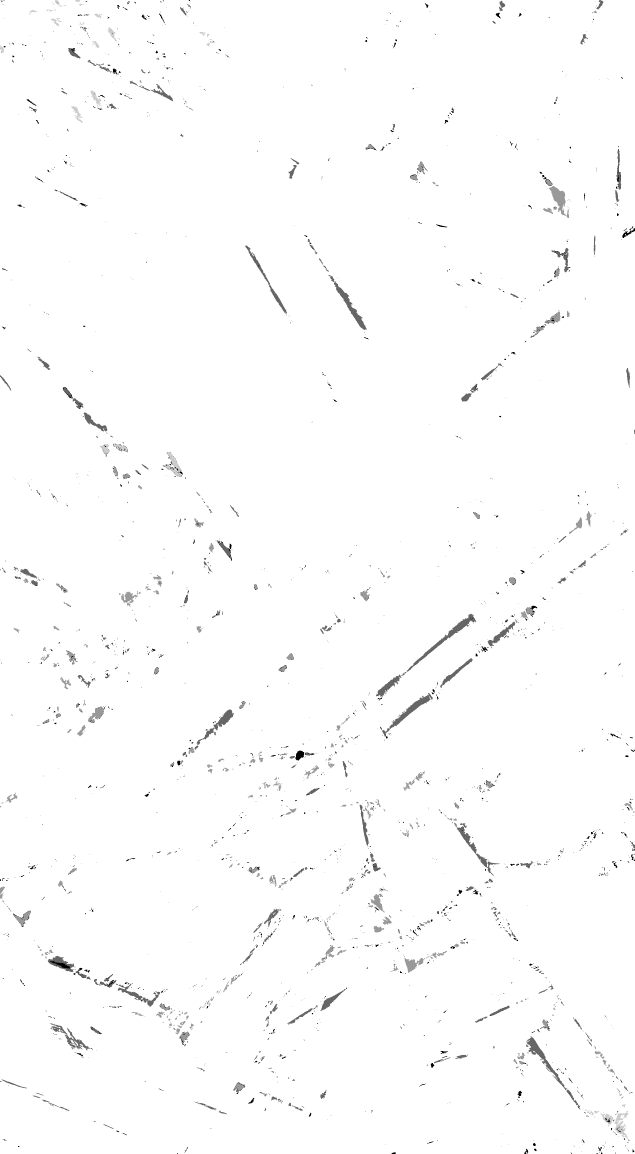
#> input picture Codes/0. DeepLab code sample/labeled_data/labels/A1x10c-1905x3460x230_8b0002.tif, 1905 x 3460 px (shown at 1/3 size); its folder holds only this picture in this run
$ python correct_label.py
#> lines starting #> are read from the running program, lines starting #| are printed output that depends on the picture
import os

import numpy as np
from PIL import Image
from scipy import ndimage

colors = {
    1: [0, 1, 0],
    2: [1, 0, 1],
    3: [0.929, 0.624, 0.125],
    4: [1, 0, 0],
    5: [0, 0.4471, 0.7412],
}
colors[0] = [0, 0, 0]
for k in colors.keys():
    row = np.array(colors[k]) * 256
    row = np.minimum(row, 255)
    row = np.maximum(row, 0)
    row = np.array(row, np.uint8)
    colors[k] = row

kernel = [[1] * 3 for _ in range(3)]
resize_factor = 1
path = os.path.join("labeled_data", "labels")
for f in list(os.listdir(path)):
    label = Image.open(os.path.join(path, f))
#> label is the input picture: PIL image 1905x3460 L; min 0, max 5, mean 4.95
    label = label.resize(
        (label.width // resize_factor, label.height // resize_factor))
    y = np.array(label)

    dds = [(di, dj) for di in range(-1, 2) for dj in range(-1, 2)
           if not di == dj == 0]

    label_cnts = [
        ndimage.convolve(np.where(y == l, 1, 0), kernel, mode='reflect')
        for l in range(1, 6)
    ]
#> label_cnts = 5 items
    label_cnts = np.array(label_cnts, dtype="<i1")
    label_cnts = label_cnts.transpose(1, 2, 0)

    y = np.where(y == 0, label_cnts.argmax(axis=-1) + 1, y)
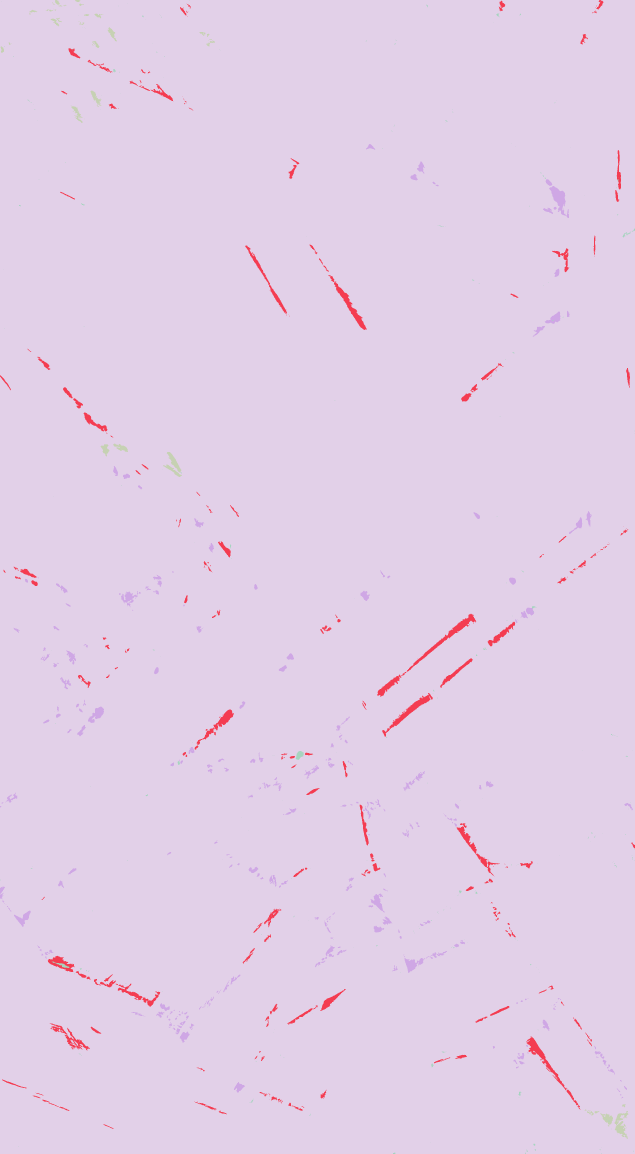
#> y: shape (3460, 1905) int64 (shown at 1/3 size); 5 distinct labels, from 1 to 5; one colour per label, 0 black

    w, h = y.shape
    # y = y.reshape(-1)

    img = np.zeros((w, h, 3), np.uint8)

    for k, v in colors.items():
        img[y == k, :] = v

    # img = img.reshape(w, h, 3)

    im = Image.fromarray(img, mode="RGB")
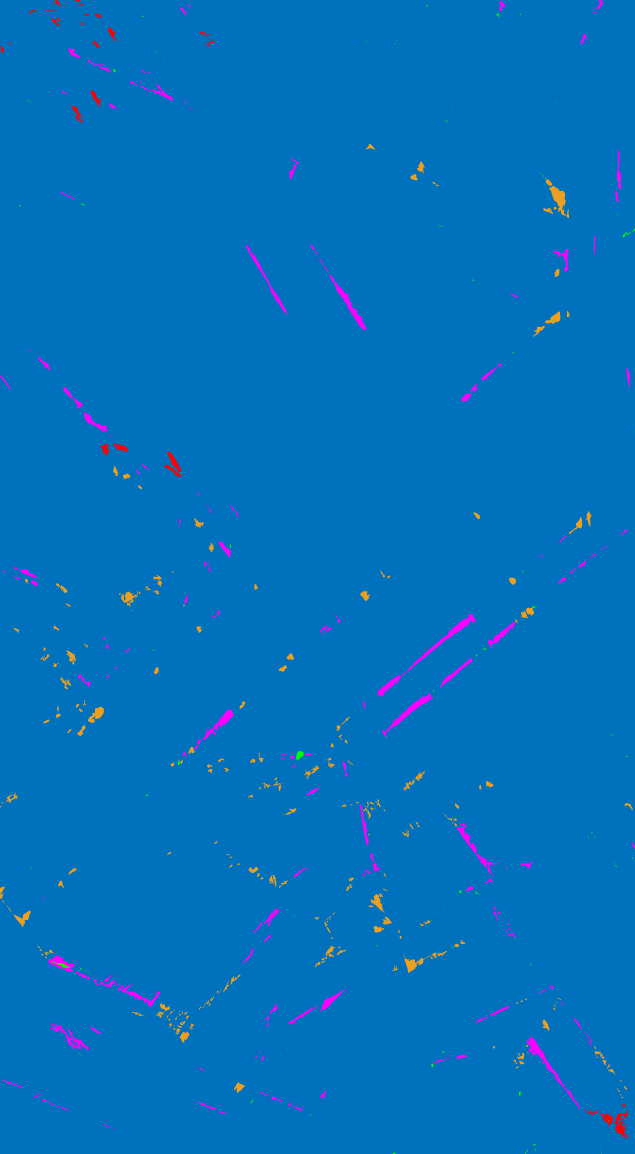
#> im: PIL image 1905x3460 RGB (shown at 1/3 size); mean R, G, B 3.6, 113.2, 188.4
    im.save("out_y_{}.png".format(f))

    os.makedirs(os.path.join("labeled_data", "labels_corrected"),
                exist_ok=True)
    im = Image.fromarray(y, mode="L")
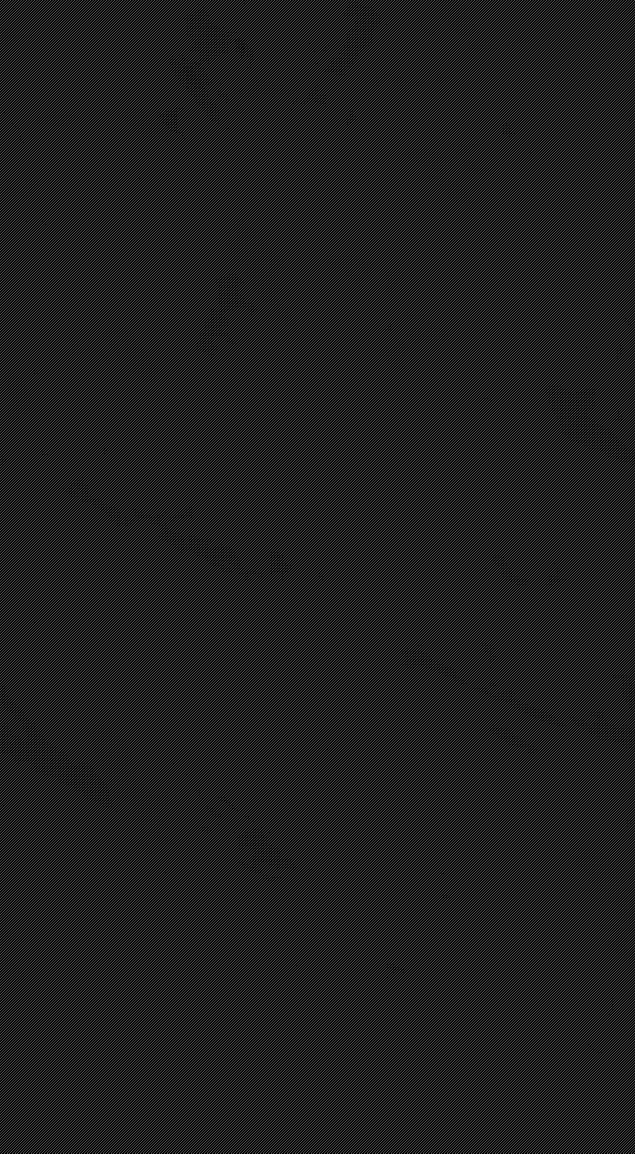
#> im: PIL image 1905x3460 L (shown at 1/3 size); min 0, max 5, mean 0.623; drawn with min black and max white
    im.save(os.path.join("labeled_data", "labels_corrected", f))

$ run again, on Codes/0. DeepLab code sample/labeled_data/labels/A1x5c-1905x3495x220_8b0056.tif
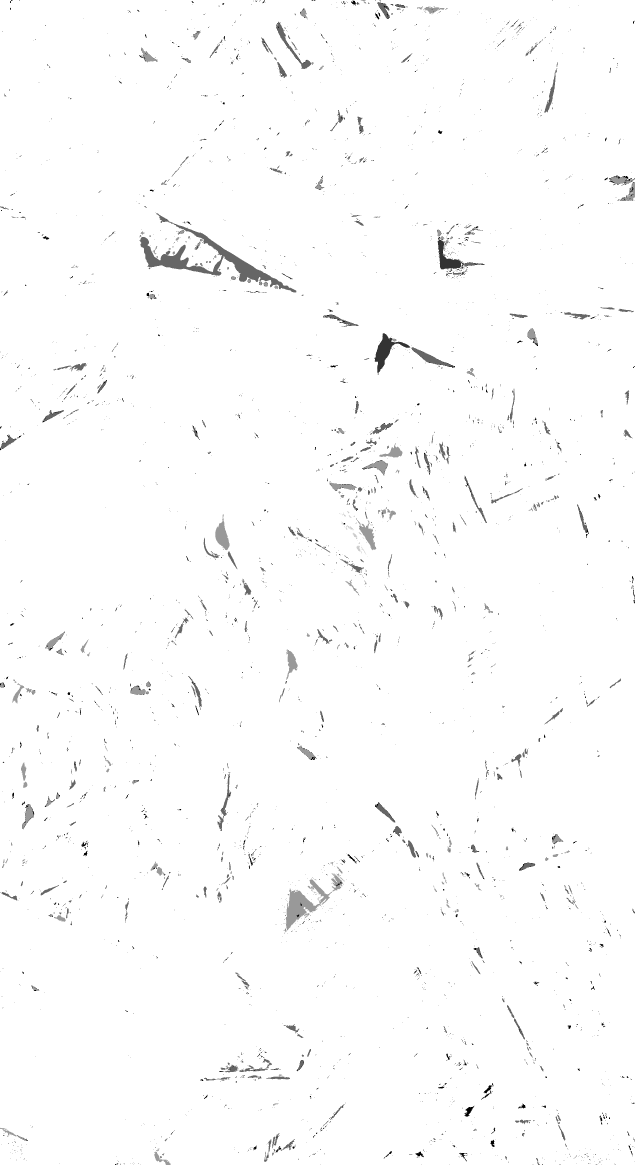
#> input picture Codes/0. DeepLab code sample/labeled_data/labels/A1x5c-1905x3495x220_8b0056.tif, 1905 x 3495 px (shown at 1/3 size)
#> label is the input picture: PIL image 1905x3495 L; min 0, max 5, mean 4.94
#> label_cnts = 5 items
#> `y = np.where(y == 0, label_cnts.argmax(axis=-1) + 1, y)`:
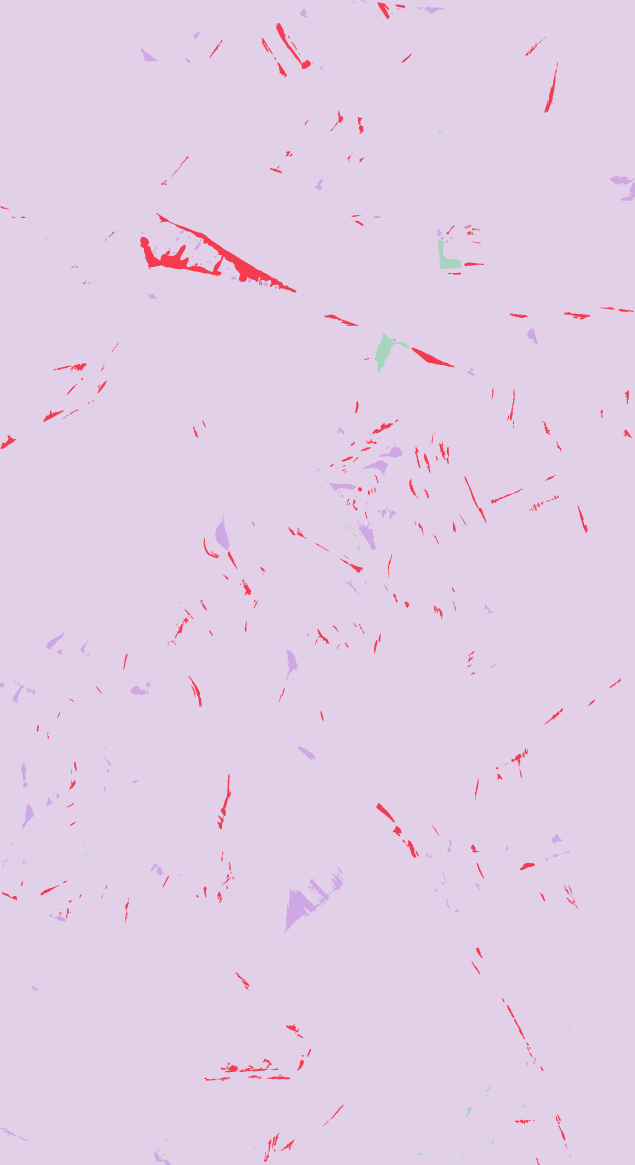
#> y: shape (3495, 1905) int64 (shown at 1/3 size); 5 distinct labels, from 1 to 5; one colour per label, 0 black
#> `im = Image.fromarray(img, mode="RGB")`:
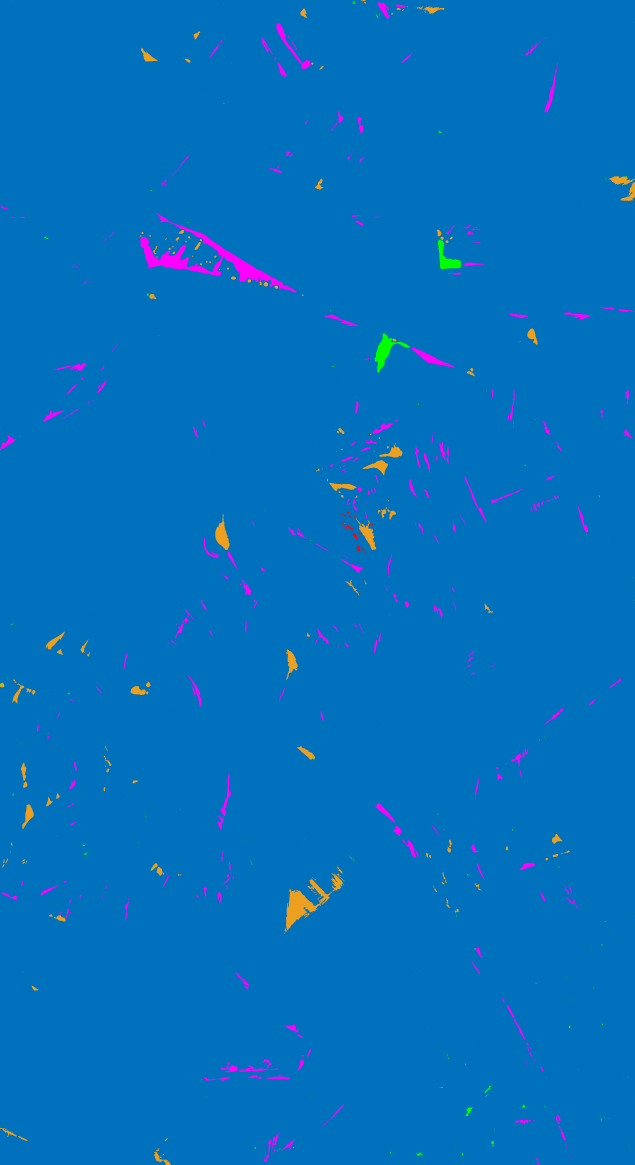
#> im: PIL image 1905x3495 RGB (shown at 1/3 size); mean R, G, B 3.8, 113.3, 188.5

$ run again, on Codes/0. DeepLab code sample/labeled_data/labels/A1x5e-1910x3470x225_8b0051.tif
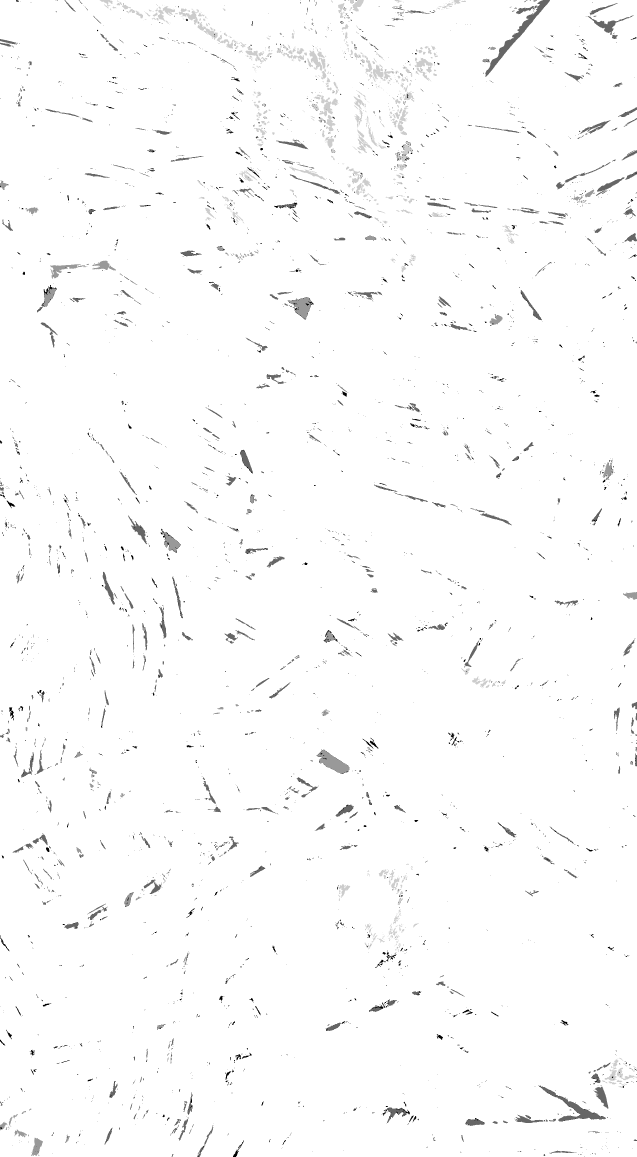
#> input picture Codes/0. DeepLab code sample/labeled_data/labels/A1x5e-1910x3470x225_8b0051.tif, 1910 x 3470 px (shown at 1/3 size)
#> label is the input picture: PIL image 1910x3470 L; min 0, max 5, mean 4.93
#> label_cnts = 5 items
#> `y = np.where(y == 0, label_cnts.argmax(axis=-1) + 1, y)`:
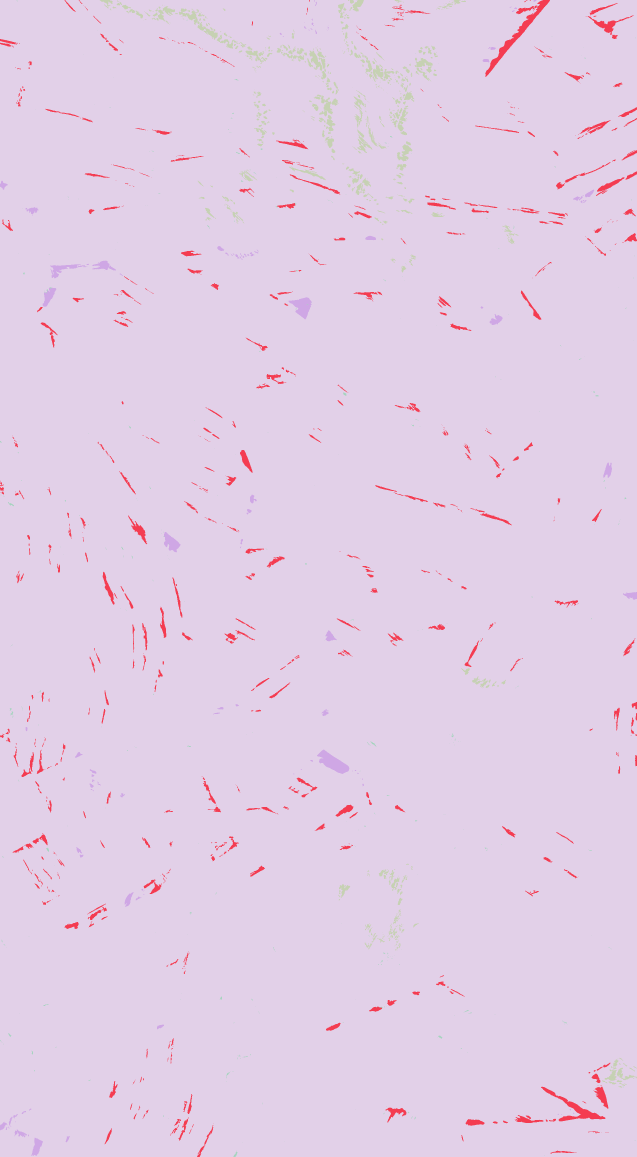
#> y: shape (3470, 1910) int64 (shown at 1/3 size); 5 distinct labels, from 1 to 5; one colour per label, 0 black
#> `im = Image.fromarray(img, mode="RGB")`:
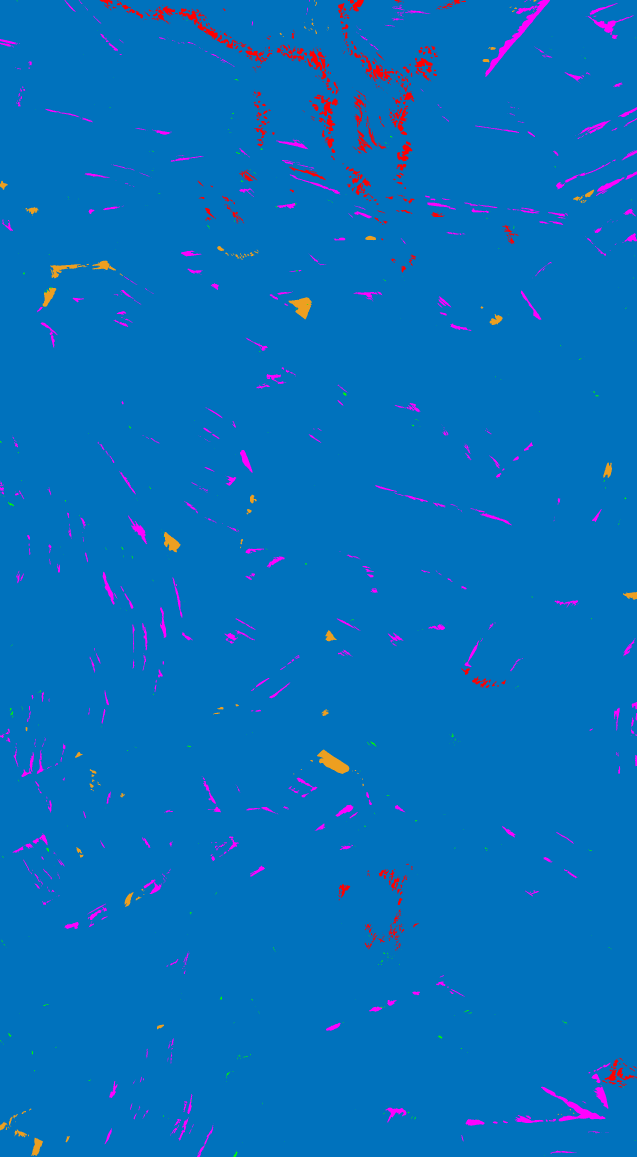
#> im: PIL image 1910x3470 RGB (shown at 1/3 size); mean R, G, B 5.7, 112, 188

$ run again, on Codes/0. DeepLab code sample/labeled_data/labels/B1x10e-1900x3500x330_8b0329.tif
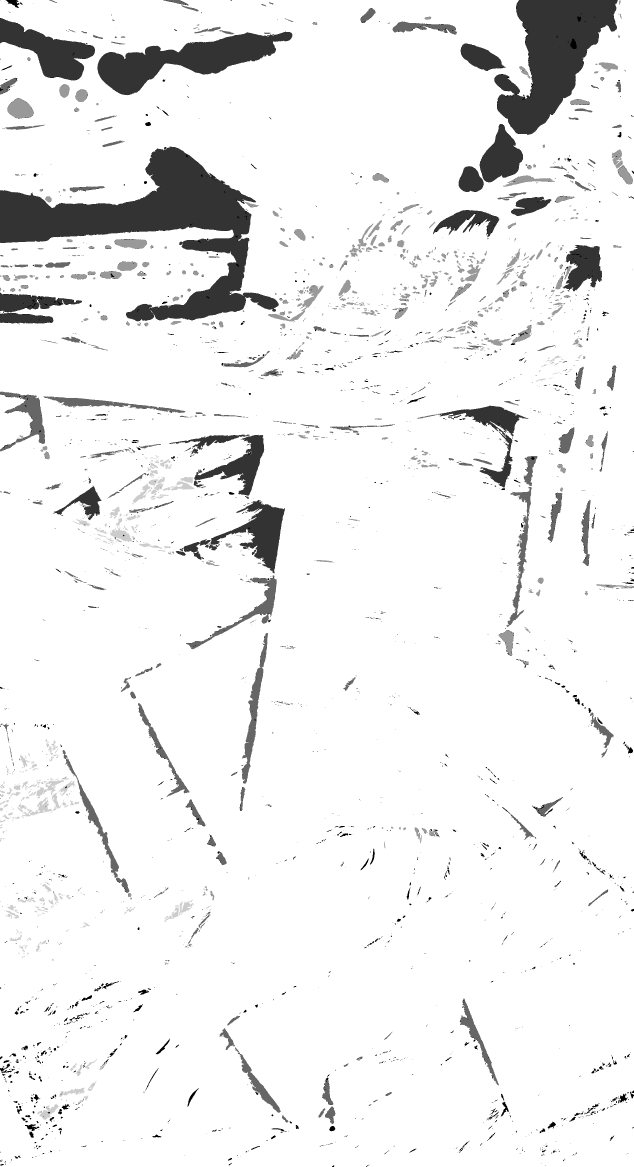
#> input picture Codes/0. DeepLab code sample/labeled_data/labels/B1x10e-1900x3500x330_8b0329.tif, 1900 x 3500 px (shown at 1/3 size)
#> label is the input picture: PIL image 1900x3500 L; min 0, max 5, mean 4.66
#> label_cnts = 5 items
#> `y = np.where(y == 0, label_cnts.argmax(axis=-1) + 1, y)`:
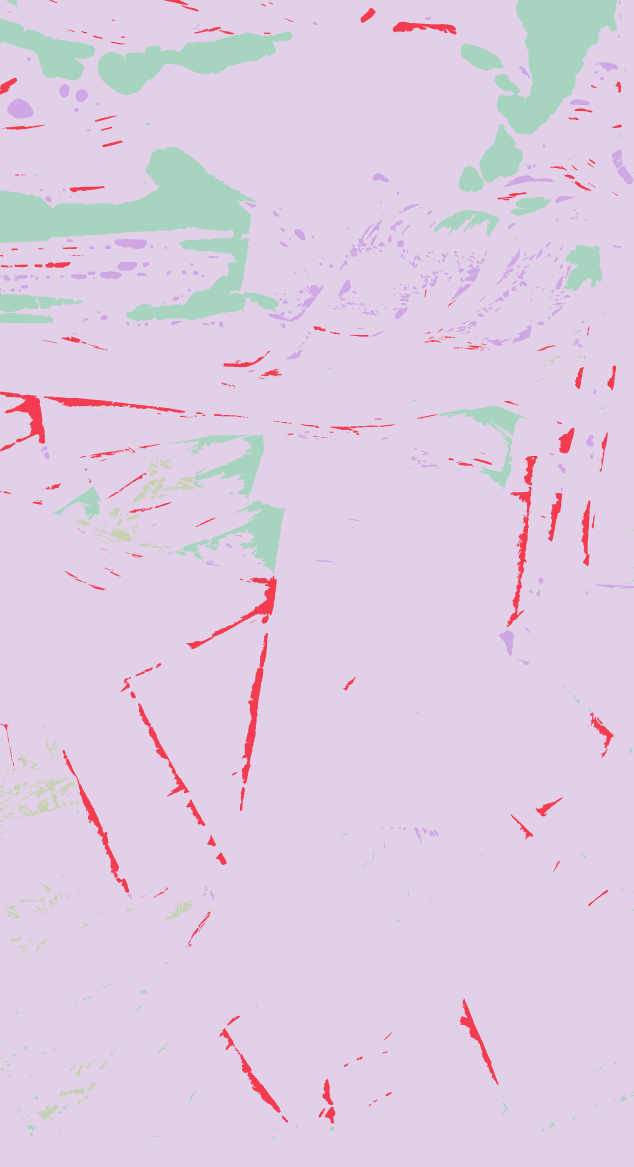
#> y: shape (3500, 1900) int64 (shown at 1/3 size); 5 distinct labels, from 1 to 5; one colour per label, 0 black
#> `im = Image.fromarray(y, mode="L")`:
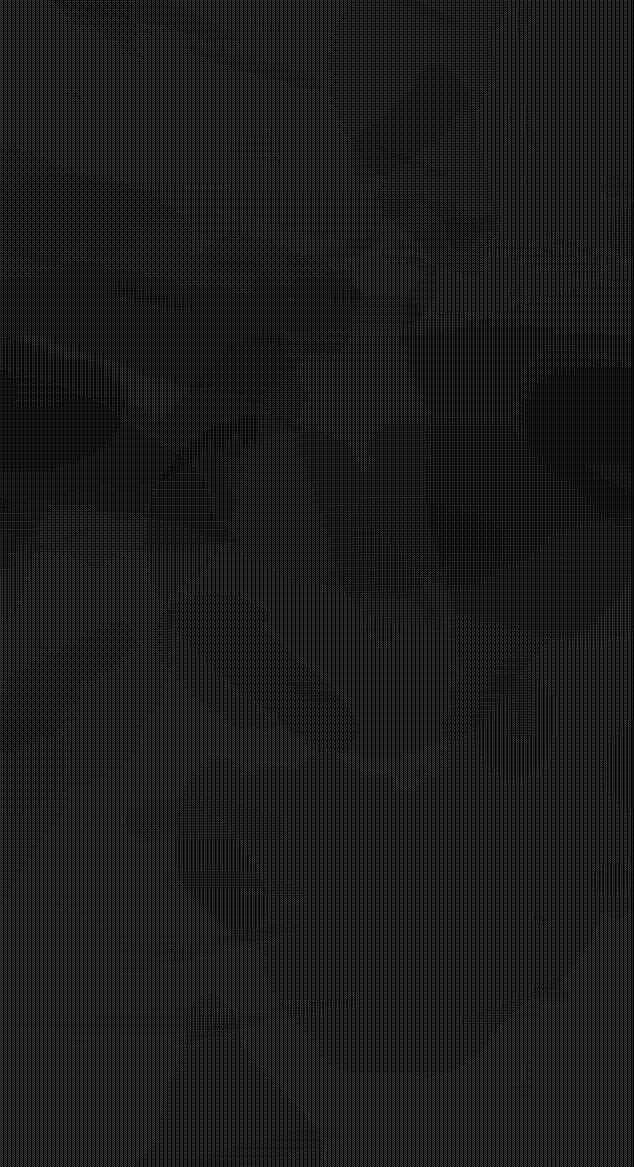
#> im: PIL image 1900x3500 L (shown at 1/3 size); min 0, max 5, mean 0.523; drawn with min black and max white
